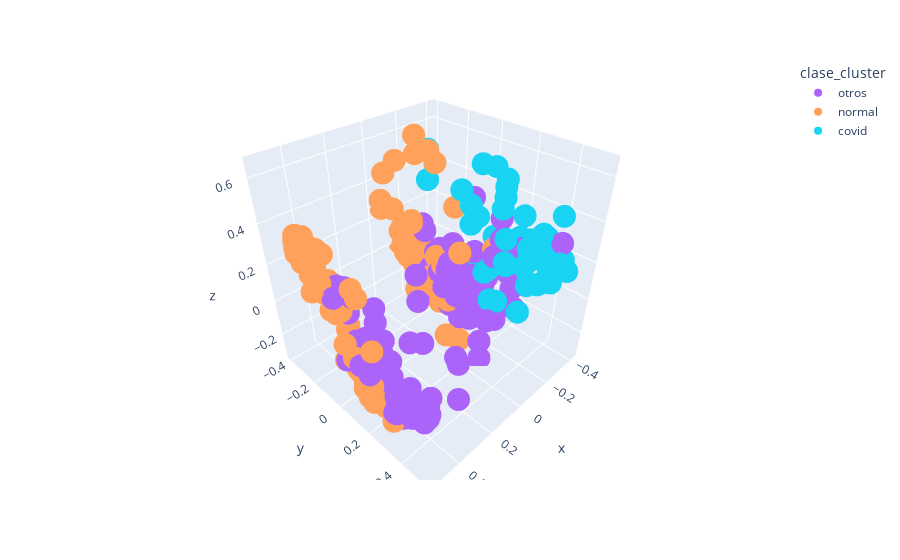
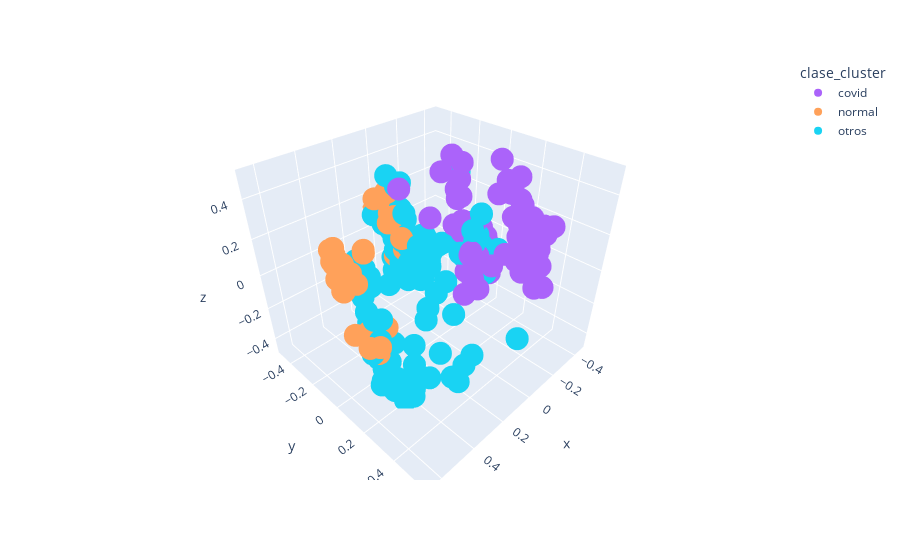

Notebook code cell kept with these figures, in order:
### Code cell
#Final Data disposition
#Considering the sample methods, the best method is uniform sampling
#The final data for Training, testing and validation is plotted next
n=int(0.6*len(data))
print('Final data for training:', n)
sampled_df_train=sampler1_1(n,uniformShuffle(data))
sampled_df['clase_cluster'].value_counts().plot(kind='bar')
plt.title('Data Classes for Training')
plt.show()
visualization_pca_2D(sampled_df,'Training data')
visualization_pca_3D(sampled_df,'Training data')

data_test_validation=data.drop(sampled_df.index)
print('Final data for testing and validation:', len(data_test_validation))
data_test_validation['clase_cluster'].value_counts().plot(kind='bar')
plt.title('Data Classes for validation and testing')
plt.show()
visualization_pca_2D(data_test_validation,'Training data')
visualization_pca_3D(data_test_validation,'Training data')
